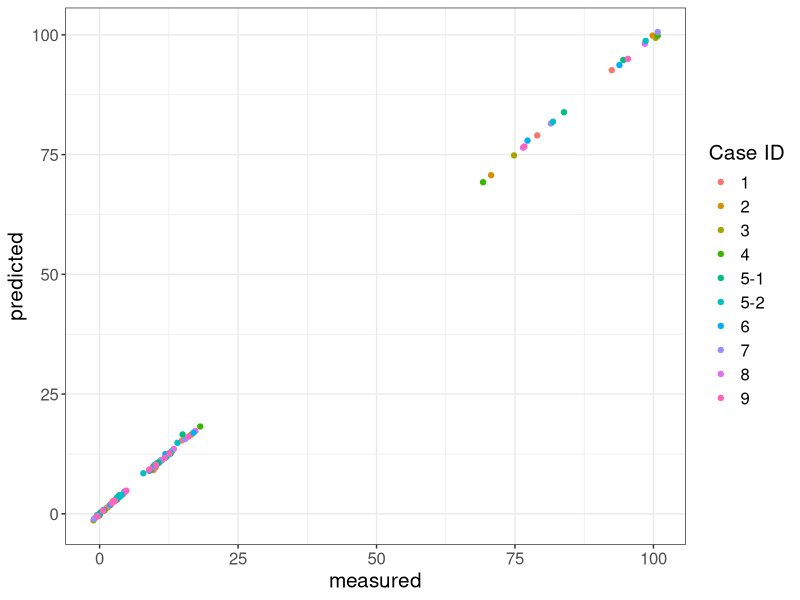
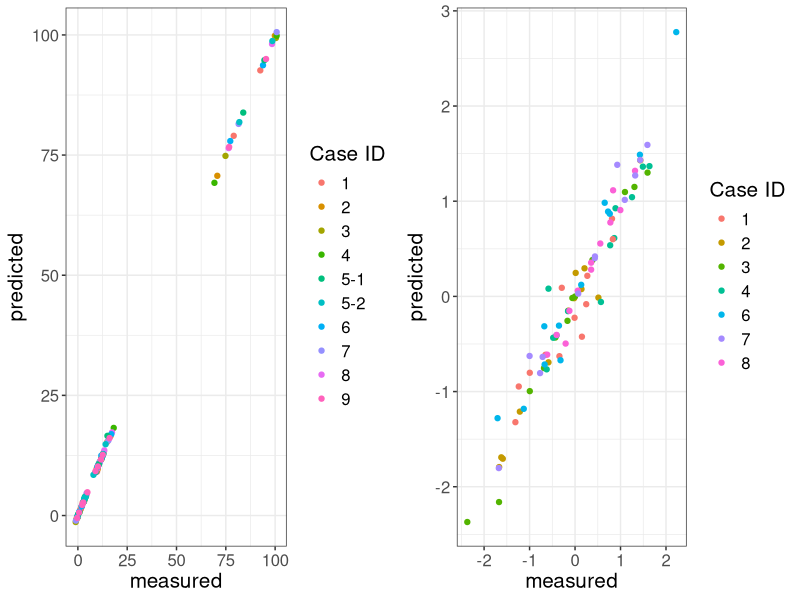

The R script that drew these images, in order:
library(ggpubr)
library(ggplot2)

rawscores<-read.table("./data/corr_data_rawscore.txt", header=T)
zscores<-read.table("./data/corr_data_zscore.txt", header=T)

#Generate Figure panels
png("./figures/prs_correlation_raw.png", width = 300, height = 250)
rawscoreplot<-ggplot(rawscores,aes(x=measured,y=predicted,color = caseID)) + geom_point() + theme_bw() + theme(text = element_text(size=15))+labs(color="Case ID")
ggplot(rawscores,aes(x=measured,y=predicted,color = caseID)) + geom_point() + theme_bw() + theme(text = element_text(size=15))+labs(color="Case ID")
dev.off()


#png("./figures/prs_correlation_zscore.png", width = 300, height = 300)
zscoreplot<-ggplot(zscores,aes(x=measured,y=predicted,color = as.factor(caseID))) + geom_point() + theme_bw() + theme(text = element_text(size=15))+labs(color="Case ID")

png("./figures/suppfigure2.png",width=600, height=230)
ggarrange(rawscoreplot, zscoreplot,ncol=2,nrow=1)
dev.off()

